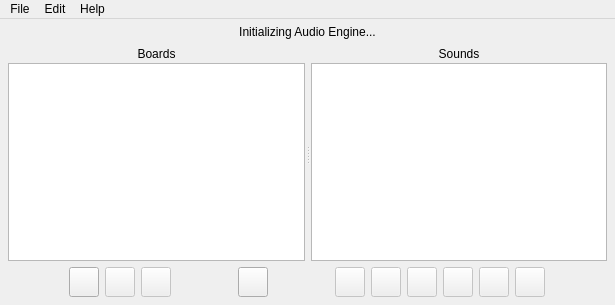
<?xml version="1.0" encoding="UTF-8"?>
<ui version="4.0">
 <class>MainApp</class>
 <widget class="QMainWindow" name="MainApp">
  <property name="geometry">
   <rect>
    <x>0</x>
    <y>0</y>
    <width>615</width>
    <height>305</height>
   </rect>
  </property>
  <property name="windowTitle">
   <string>Soundboard</string>
  </property>
  <widget class="QWidget" name="centralWidget">
   <property name="autoFillBackground">
    <bool>false</bool>
   </property>
   <layout class="QVBoxLayout" name="verticalLayout_2">
    <property name="leftMargin">
     <number>8</number>
    </property>
    <property name="topMargin">
     <number>4</number>
    </property>
    <property name="rightMargin">
     <number>8</number>
    </property>
    <property name="bottomMargin">
     <number>8</number>
    </property>
    <item>
     <widget class="QLabel" name="labelAudioEngine">
      <property name="maximumSize">
       <size>
        <width>16777215</width>
        <height>18</height>
       </size>
      </property>
      <property name="text">
       <string>Initializing Audio Engine...</string>
      </property>
      <property name="alignment">
       <set>Qt::AlignCenter</set>
      </property>
     </widget>
    </item>
    <item>
     <widget class="QSplitter" name="splitter">
      <property name="minimumSize">
       <size>
        <width>0</width>
        <height>0</height>
       </size>
      </property>
      <property name="orientation">
       <enum>Qt::Horizontal</enum>
      </property>
      <property name="handleWidth">
       <number>6</number>
      </property>
      <property name="childrenCollapsible">
       <bool>true</bool>
      </property>
      <widget class="QWidget" name="widget_2" native="true">
       <layout class="QVBoxLayout" name="verticalLayout_5">
        <property name="spacing">
         <number>0</number>
        </property>
        <property name="leftMargin">
         <number>0</number>
        </property>
        <property name="topMargin">
         <number>0</number>
        </property>
        <property name="rightMargin">
         <number>0</number>
        </property>
        <property name="bottomMargin">
         <number>0</number>
        </property>
        <item>
         <widget class="QLabel" name="labelBoards">
          <property name="text">
           <string>Boards</string>
          </property>
          <property name="alignment">
           <set>Qt::AlignCenter</set>
          </property>
         </widget>
        </item>
        <item>
         <spacer name="verticalSpacer">
          <property name="orientation">
           <enum>Qt::Vertical</enum>
          </property>
          <property name="sizeType">
           <enum>QSizePolicy::Fixed</enum>
          </property>
          <property name="sizeHint" stdset="0">
           <size>
            <width>20</width>
            <height>2</height>
           </size>
          </property>
         </spacer>
        </item>
        <item>
         <widget class="QListWidget" name="listBoards">
          <property name="dragDropMode">
           <enum>QAbstractItemView::InternalMove</enum>
          </property>
         </widget>
        </item>
        <item>
         <spacer name="horizontalSpacer_3">
          <property name="orientation">
           <enum>Qt::Horizontal</enum>
          </property>
          <property name="sizeType">
           <enum>QSizePolicy::Fixed</enum>
          </property>
          <property name="sizeHint" stdset="0">
           <size>
            <width>102</width>
            <height>0</height>
           </size>
          </property>
         </spacer>
        </item>
       </layout>
      </widget>
      <widget class="QWidget" name="widget" native="true">
       <layout class="QVBoxLayout" name="verticalLayout_4">
        <property name="spacing">
         <number>0</number>
        </property>
        <property name="leftMargin">
         <number>0</number>
        </property>
        <property name="topMargin">
         <number>0</number>
        </property>
        <property name="rightMargin">
         <number>0</number>
        </property>
        <property name="bottomMargin">
         <number>0</number>
        </property>
        <item>
         <widget class="QLabel" name="labelSounds">
          <property name="text">
           <string>Sounds</string>
          </property>
          <property name="alignment">
           <set>Qt::AlignCenter</set>
          </property>
         </widget>
        </item>
        <item>
         <spacer name="verticalSpacer_2">
          <property name="orientation">
           <enum>Qt::Vertical</enum>
          </property>
          <property name="sizeType">
           <enum>QSizePolicy::Fixed</enum>
          </property>
          <property name="sizeHint" stdset="0">
           <size>
            <width>20</width>
            <height>2</height>
           </size>
          </property>
         </spacer>
        </item>
        <item>
         <widget class="QListWidget" name="listSounds">
          <property name="dragDropMode">
           <enum>QAbstractItemView::InternalMove</enum>
          </property>
         </widget>
        </item>
        <item>
         <spacer name="horizontalSpacer_5">
          <property name="orientation">
           <enum>Qt::Horizontal</enum>
          </property>
          <property name="sizeType">
           <enum>QSizePolicy::Fixed</enum>
          </property>
          <property name="sizeHint" stdset="0">
           <size>
            <width>210</width>
            <height>0</height>
           </size>
          </property>
         </spacer>
        </item>
       </layout>
      </widget>
     </widget>
    </item>
    <item>
     <widget class="QWidget" name="buttonBar" native="true">
      <property name="minimumSize">
       <size>
        <width>0</width>
        <height>30</height>
       </size>
      </property>
      <property name="maximumSize">
       <size>
        <width>16777215</width>
        <height>30</height>
       </size>
      </property>
      <layout class="QHBoxLayout" name="horizontalLayout_4">
       <property name="spacing">
        <number>0</number>
       </property>
       <property name="leftMargin">
        <number>0</number>
       </property>
       <property name="topMargin">
        <number>0</number>
       </property>
       <property name="rightMargin">
        <number>0</number>
       </property>
       <property name="bottomMargin">
        <number>0</number>
       </property>
       <item>
        <spacer name="spacerLeft">
         <property name="orientation">
          <enum>Qt::Horizontal</enum>
         </property>
         <property name="sizeType">
          <enum>QSizePolicy::Maximum</enum>
         </property>
         <property name="sizeHint" stdset="0">
          <size>
           <width>40</width>
           <height>20</height>
          </size>
         </property>
        </spacer>
       </item>
       <item>
        <widget class="QWidget" name="boardButtons" native="true">
         <property name="minimumSize">
          <size>
           <width>102</width>
           <height>30</height>
          </size>
         </property>
         <property name="maximumSize">
          <size>
           <width>102</width>
           <height>30</height>
          </size>
         </property>
         <layout class="QHBoxLayout" name="horizontalLayout_2">
          <property name="leftMargin">
           <number>0</number>
          </property>
          <property name="topMargin">
           <number>0</number>
          </property>
          <property name="rightMargin">
           <number>0</number>
          </property>
          <property name="bottomMargin">
           <number>0</number>
          </property>
          <item>
           <widget class="QPushButton" name="buttonAddBoard">
            <property name="minimumSize">
             <size>
              <width>30</width>
              <height>30</height>
             </size>
            </property>
            <property name="maximumSize">
             <size>
              <width>30</width>
              <height>30</height>
             </size>
            </property>
            <property name="toolTip">
             <string>Create new board</string>
            </property>
            <property name="icon">
             <iconset resource="../res.qrc">
              <normaloff>:/icons/res/add.png</normaloff>:/icons/res/add.png</iconset>
            </property>
            <property name="iconSize">
             <size>
              <width>24</width>
              <height>24</height>
             </size>
            </property>
           </widget>
          </item>
          <item>
           <widget class="QPushButton" name="buttonEditBoard">
            <property name="enabled">
             <bool>false</bool>
            </property>
            <property name="minimumSize">
             <size>
              <width>30</width>
              <height>30</height>
             </size>
            </property>
            <property name="maximumSize">
             <size>
              <width>30</width>
              <height>30</height>
             </size>
            </property>
            <property name="toolTip">
             <string>Edit board</string>
            </property>
            <property name="icon">
             <iconset resource="../res.qrc">
              <normaloff>:/icons/res/edit.png</normaloff>:/icons/res/edit.png</iconset>
            </property>
            <property name="iconSize">
             <size>
              <width>24</width>
              <height>24</height>
             </size>
            </property>
           </widget>
          </item>
          <item>
           <widget class="QPushButton" name="buttonRemoveBoard">
            <property name="enabled">
             <bool>false</bool>
            </property>
            <property name="minimumSize">
             <size>
              <width>30</width>
              <height>30</height>
             </size>
            </property>
            <property name="maximumSize">
             <size>
              <width>30</width>
              <height>30</height>
             </size>
            </property>
            <property name="toolTip">
             <string>Delete board</string>
            </property>
            <property name="icon">
             <iconset resource="../res.qrc">
              <normaloff>:/icons/res/delete2.png</normaloff>:/icons/res/delete2.png</iconset>
            </property>
            <property name="iconSize">
             <size>
              <width>24</width>
              <height>24</height>
             </size>
            </property>
           </widget>
          </item>
         </layout>
        </widget>
       </item>
       <item>
        <spacer name="spacerMidLeft">
         <property name="orientation">
          <enum>Qt::Horizontal</enum>
         </property>
         <property name="sizeType">
          <enum>QSizePolicy::Maximum</enum>
         </property>
         <property name="sizeHint" stdset="0">
          <size>
           <width>40</width>
           <height>20</height>
          </size>
         </property>
        </spacer>
       </item>
       <item>
        <spacer name="horizontalSpacer">
         <property name="orientation">
          <enum>Qt::Horizontal</enum>
         </property>
         <property name="sizeType">
          <enum>QSizePolicy::Fixed</enum>
         </property>
         <property name="sizeHint" stdset="0">
          <size>
           <width>6</width>
           <height>20</height>
          </size>
         </property>
        </spacer>
       </item>
       <item>
        <widget class="QPushButton" name="muteButton">
         <property name="minimumSize">
          <size>
           <width>30</width>
           <height>30</height>
          </size>
         </property>
         <property name="maximumSize">
          <size>
           <width>30</width>
           <height>30</height>
          </size>
         </property>
         <property name="icon">
          <iconset resource="../res.qrc">
           <normaloff>:/icons/res/mic_on.png</normaloff>:/icons/res/mic_on.png</iconset>
         </property>
         <property name="iconSize">
          <size>
           <width>30</width>
           <height>30</height>
          </size>
         </property>
        </widget>
       </item>
       <item>
        <spacer name="horizontalSpacer_2">
         <property name="orientation">
          <enum>Qt::Horizontal</enum>
         </property>
         <property name="sizeType">
          <enum>QSizePolicy::Fixed</enum>
         </property>
         <property name="sizeHint" stdset="0">
          <size>
           <width>6</width>
           <height>20</height>
          </size>
         </property>
        </spacer>
       </item>
       <item>
        <spacer name="spacerMidRight">
         <property name="orientation">
          <enum>Qt::Horizontal</enum>
         </property>
         <property name="sizeType">
          <enum>QSizePolicy::Maximum</enum>
         </property>
         <property name="sizeHint" stdset="0">
          <size>
           <width>40</width>
           <height>20</height>
          </size>
         </property>
        </spacer>
       </item>
       <item>
        <widget class="QWidget" name="soundButtons" native="true">
         <property name="minimumSize">
          <size>
           <width>210</width>
           <height>30</height>
          </size>
         </property>
         <property name="maximumSize">
          <size>
           <width>210</width>
           <height>30</height>
          </size>
         </property>
         <layout class="QHBoxLayout" name="horizontalLayout_3">
          <property name="leftMargin">
           <number>0</number>
          </property>
          <property name="topMargin">
           <number>0</number>
          </property>
          <property name="rightMargin">
           <number>0</number>
          </property>
          <property name="bottomMargin">
           <number>0</number>
          </property>
          <item>
           <widget class="QPushButton" name="buttonAddSound">
            <property name="enabled">
             <bool>false</bool>
            </property>
            <property name="minimumSize">
             <size>
              <width>30</width>
              <height>30</height>
             </size>
            </property>
            <property name="maximumSize">
             <size>
              <width>30</width>
              <height>30</height>
             </size>
            </property>
            <property name="toolTip">
             <string>Create new sound</string>
            </property>
            <property name="icon">
             <iconset resource="../res.qrc">
              <normaloff>:/icons/res/add.png</normaloff>:/icons/res/add.png</iconset>
            </property>
            <property name="iconSize">
             <size>
              <width>24</width>
              <height>24</height>
             </size>
            </property>
           </widget>
          </item>
          <item>
           <widget class="QPushButton" name="buttonEditSound">
            <property name="enabled">
             <bool>false</bool>
            </property>
            <property name="minimumSize">
             <size>
              <width>30</width>
              <height>30</height>
             </size>
            </property>
            <property name="maximumSize">
             <size>
              <width>30</width>
              <height>30</height>
             </size>
            </property>
            <property name="toolTip">
             <string>Edit sound</string>
            </property>
            <property name="icon">
             <iconset resource="../res.qrc">
              <normaloff>:/icons/res/edit.png</normaloff>:/icons/res/edit.png</iconset>
            </property>
            <property name="iconSize">
             <size>
              <width>24</width>
              <height>24</height>
             </size>
            </property>
           </widget>
          </item>
          <item>
           <widget class="QPushButton" name="buttonRemoveSound">
            <property name="enabled">
             <bool>false</bool>
            </property>
            <property name="minimumSize">
             <size>
              <width>30</width>
              <height>30</height>
             </size>
            </property>
            <property name="maximumSize">
             <size>
              <width>30</width>
              <height>30</height>
             </size>
            </property>
            <property name="toolTip">
             <string>Delete sound</string>
            </property>
            <property name="icon">
             <iconset resource="../res.qrc">
              <normaloff>:/icons/res/delete2.png</normaloff>:/icons/res/delete2.png</iconset>
            </property>
            <property name="iconSize">
             <size>
              <width>24</width>
              <height>24</height>
             </size>
            </property>
           </widget>
          </item>
          <item>
           <widget class="QPushButton" name="buttonPlay">
            <property name="enabled">
             <bool>false</bool>
            </property>
            <property name="minimumSize">
             <size>
              <width>30</width>
              <height>30</height>
             </size>
            </property>
            <property name="maximumSize">
             <size>
              <width>30</width>
              <height>30</height>
             </size>
            </property>
            <property name="toolTip">
             <string>Play sound</string>
            </property>
            <property name="icon">
             <iconset resource="../res.qrc">
              <normaloff>:/icons/res/play.png</normaloff>:/icons/res/play.png</iconset>
            </property>
            <property name="iconSize">
             <size>
              <width>24</width>
              <height>24</height>
             </size>
            </property>
           </widget>
          </item>
          <item>
           <widget class="QPushButton" name="buttonPause">
            <property name="enabled">
             <bool>false</bool>
            </property>
            <property name="minimumSize">
             <size>
              <width>30</width>
              <height>30</height>
             </size>
            </property>
            <property name="maximumSize">
             <size>
              <width>30</width>
              <height>30</height>
             </size>
            </property>
            <property name="toolTip">
             <string>Pause sound</string>
            </property>
            <property name="icon">
             <iconset resource="../res.qrc">
              <normaloff>:/icons/res/pause.png</normaloff>:/icons/res/pause.png</iconset>
            </property>
            <property name="iconSize">
             <size>
              <width>24</width>
              <height>24</height>
             </size>
            </property>
           </widget>
          </item>
          <item>
           <widget class="QPushButton" name="buttonStop">
            <property name="enabled">
             <bool>false</bool>
            </property>
            <property name="minimumSize">
             <size>
              <width>30</width>
              <height>30</height>
             </size>
            </property>
            <property name="maximumSize">
             <size>
              <width>30</width>
              <height>30</height>
             </size>
            </property>
            <property name="toolTip">
             <string>Stop sound</string>
            </property>
            <property name="icon">
             <iconset resource="../res.qrc">
              <normaloff>:/icons/res/stop.png</normaloff>:/icons/res/stop.png</iconset>
            </property>
            <property name="iconSize">
             <size>
              <width>24</width>
              <height>24</height>
             </size>
            </property>
           </widget>
          </item>
         </layout>
        </widget>
       </item>
       <item>
        <spacer name="spacerRight">
         <property name="orientation">
          <enum>Qt::Horizontal</enum>
         </property>
         <property name="sizeType">
          <enum>QSizePolicy::Maximum</enum>
         </property>
         <property name="sizeHint" stdset="0">
          <size>
           <width>40</width>
           <height>20</height>
          </size>
         </property>
        </spacer>
       </item>
      </layout>
     </widget>
    </item>
   </layout>
  </widget>
  <widget class="QMenuBar" name="menuBar">
   <property name="geometry">
    <rect>
     <x>0</x>
     <y>0</y>
     <width>615</width>
     <height>22</height>
    </rect>
   </property>
   <widget class="QMenu" name="menuFile">
    <property name="title">
     <string>File</string>
    </property>
    <addaction name="actionNew"/>
    <addaction name="actionOpen"/>
    <addaction name="actionSave"/>
    <addaction name="actionSaveAs"/>
    <addaction name="separator"/>
    <addaction name="actionExit"/>
   </widget>
   <widget class="QMenu" name="menuEdit">
    <property name="title">
     <string>Edit</string>
    </property>
    <addaction name="actionSettings"/>
   </widget>
   <widget class="QMenu" name="menuHelp">
    <property name="title">
     <string>Help</string>
    </property>
    <addaction name="actionWiki"/>
    <addaction name="actionGitHub"/>
    <addaction name="separator"/>
    <addaction name="actionUpdate"/>
   </widget>
   <addaction name="menuFile"/>
   <addaction name="menuEdit"/>
   <addaction name="menuHelp"/>
  </widget>
  <action name="actionSettings">
   <property name="text">
    <string>Settings</string>
   </property>
  </action>
  <action name="actionNew">
   <property name="text">
    <string>New</string>
   </property>
   <property name="shortcut">
    <string>Ctrl+N</string>
   </property>
  </action>
  <action name="actionOpen">
   <property name="text">
    <string>Open</string>
   </property>
   <property name="shortcut">
    <string>Ctrl+O</string>
   </property>
   <property name="shortcutContext">
    <enum>Qt::WindowShortcut</enum>
   </property>
  </action>
  <action name="actionSave">
   <property name="text">
    <string>Save</string>
   </property>
   <property name="shortcut">
    <string>Ctrl+S</string>
   </property>
  </action>
  <action name="actionSaveAs">
   <property name="text">
    <string>Save As</string>
   </property>
   <property name="shortcut">
    <string>Ctrl+Shift+S</string>
   </property>
  </action>
  <action name="actionGitHub">
   <property name="text">
    <string>GitHub Page</string>
   </property>
  </action>
  <action name="actionUpdate">
   <property name="text">
    <string>Check For Updates</string>
   </property>
  </action>
  <action name="actionWiki">
   <property name="text">
    <string>Wiki</string>
   </property>
  </action>
  <action name="actionExit">
   <property name="text">
    <string>Exit</string>
   </property>
   <property name="shortcut">
    <string>Ctrl+Q</string>
   </property>
  </action>
 </widget>
 <layoutdefault spacing="6" margin="11"/>
 <resources>
  <include location="../res.qrc"/>
 </resources>
 <connections/>
</ui>
